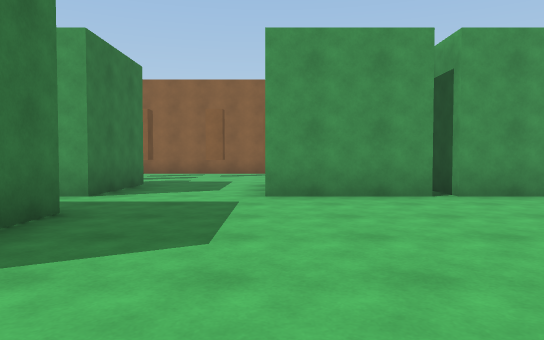
View 1 (above)

24 first-person views from a walk through a Unity game level. The camera is 1.2 m above the floor, tilts 2° down and sees 70° across. The floor is counted in squares, 2 m on a side. Each view is taken from the middle of a square. On the plan, view 1 faces up. The plan holds only what a view shows up to about 11 squares ahead; the rest is blank. The place goes on beyond the plan.

View 2
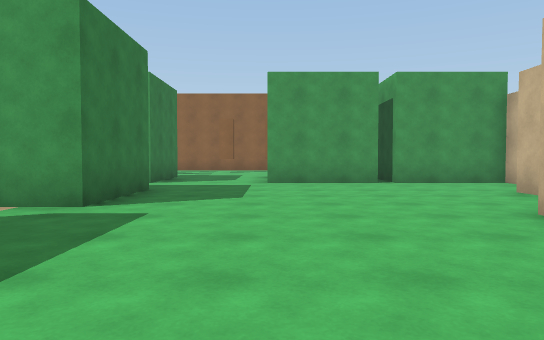

View 3
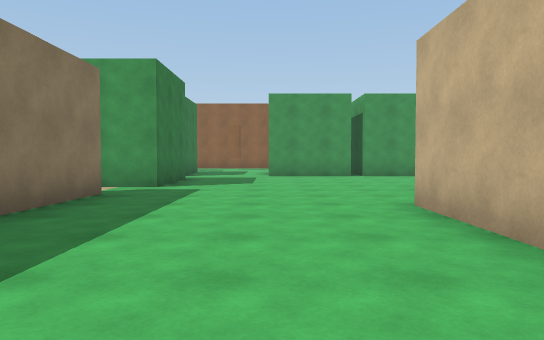

View 4
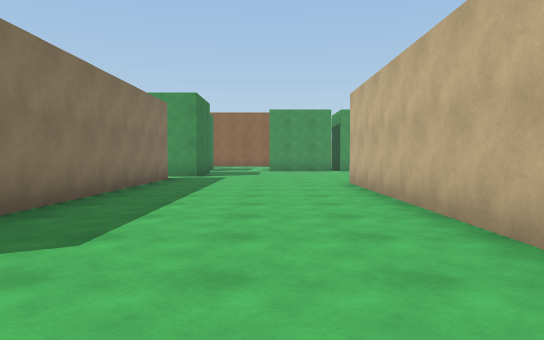

View 5
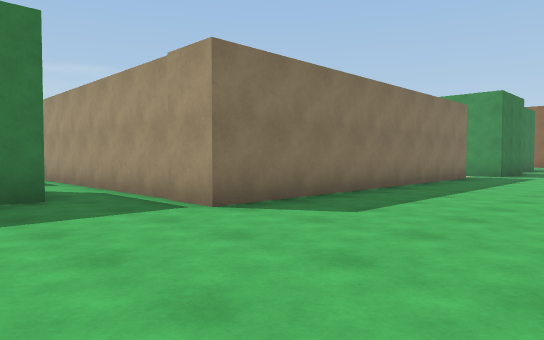

View 6
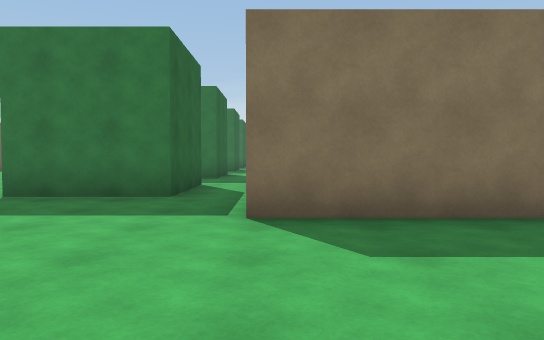

View 7
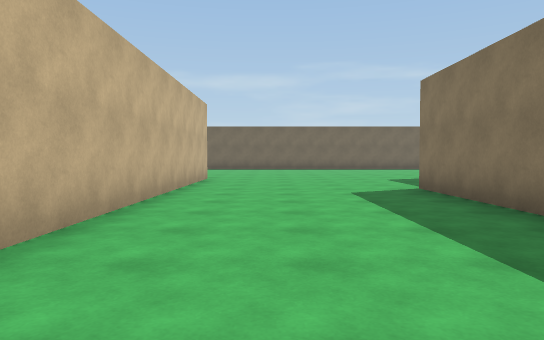

View 8
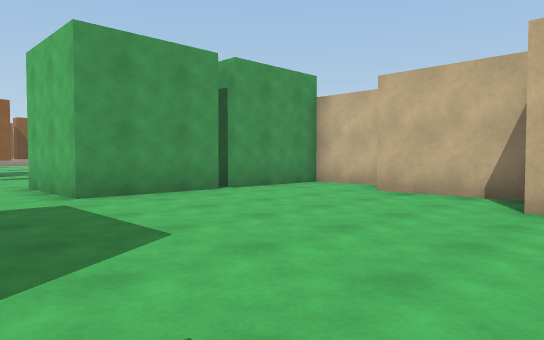

View 9
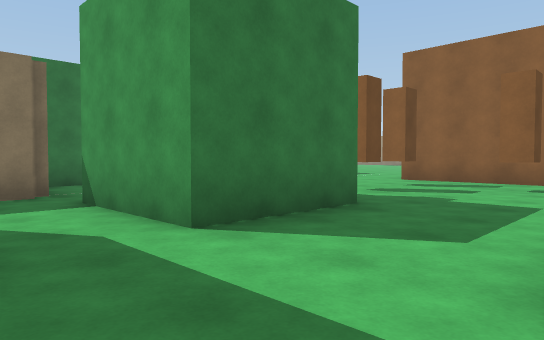

View 10
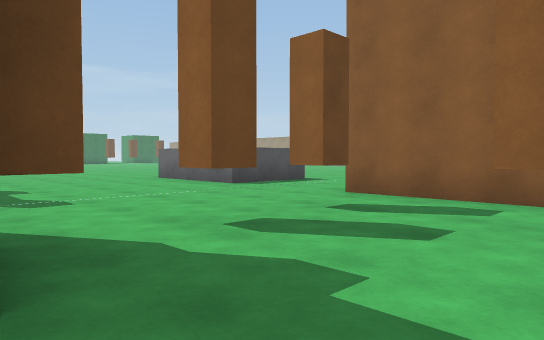

View 11
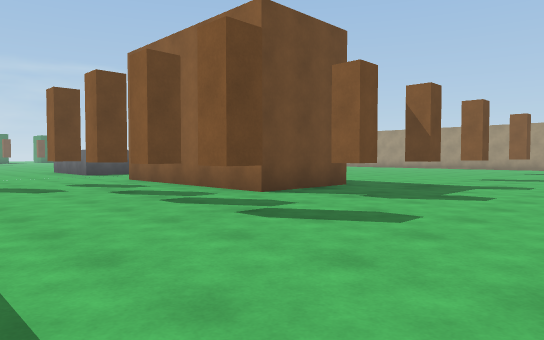

View 12
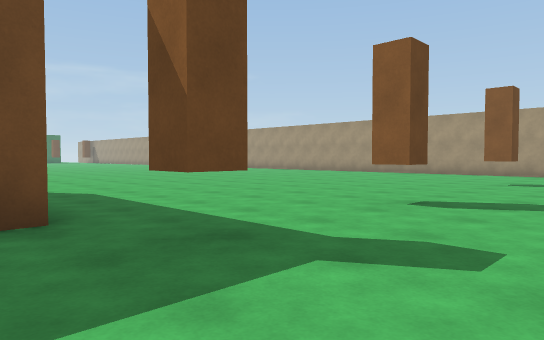

View 13
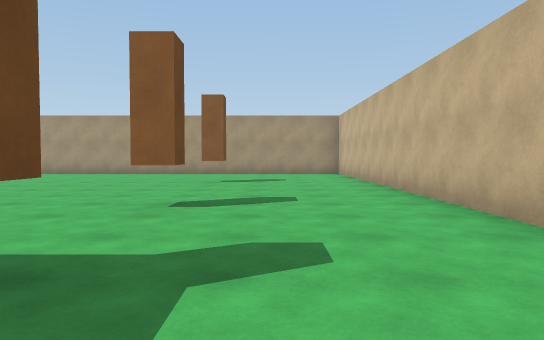

View 14
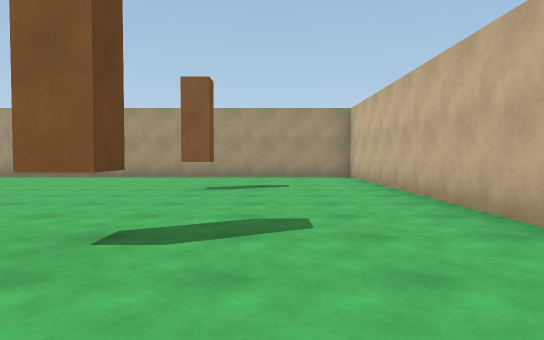

View 15
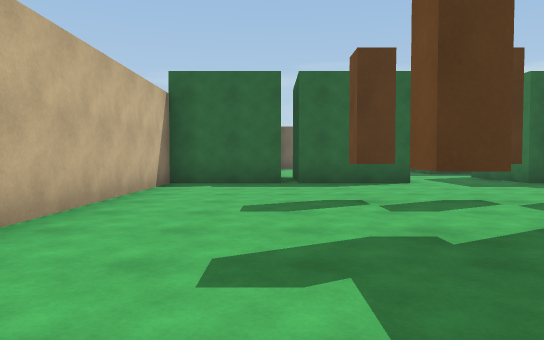

View 16
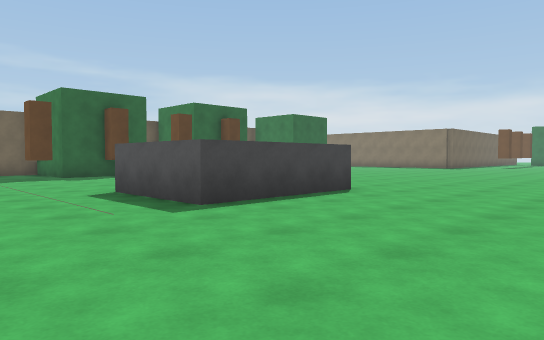

View 17
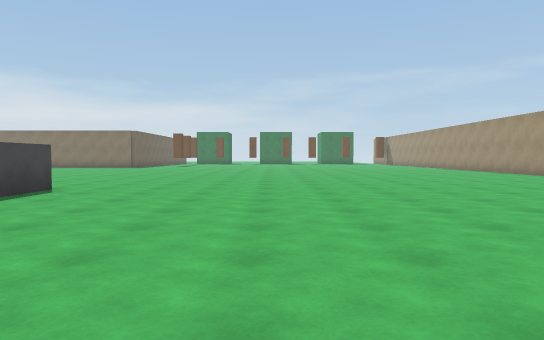

View 18
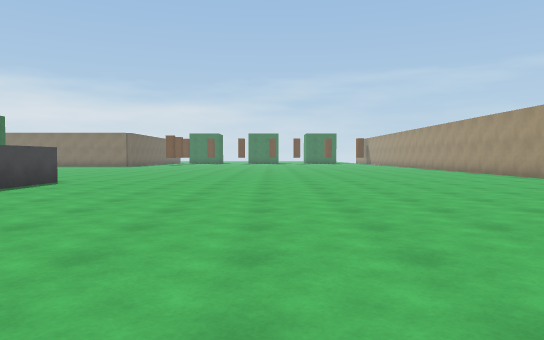

View 19
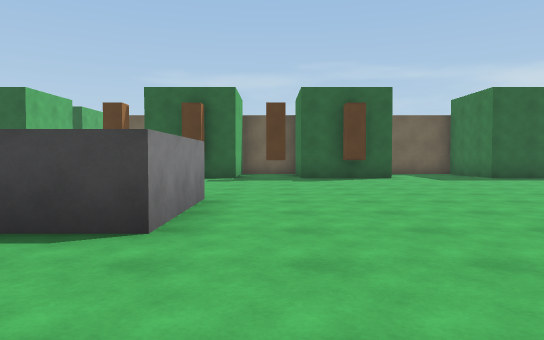

View 20
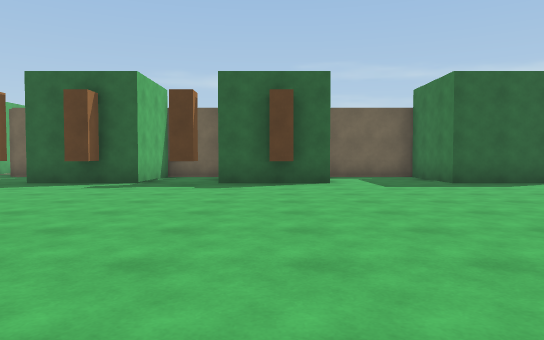

View 21
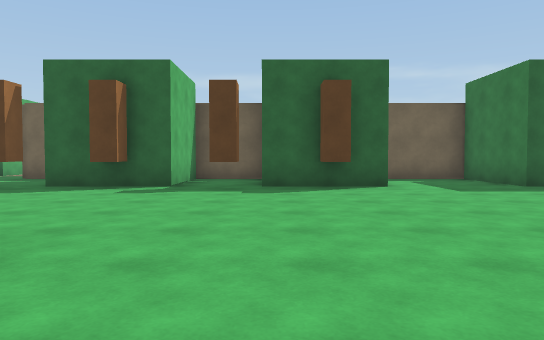

View 22
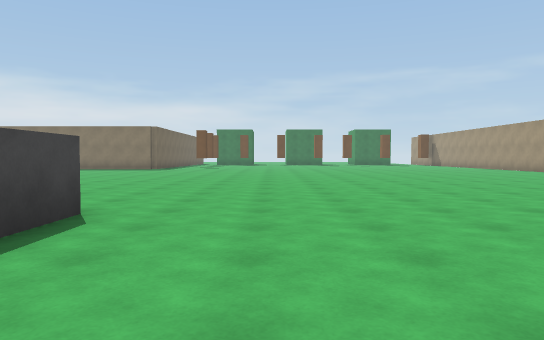

View 23
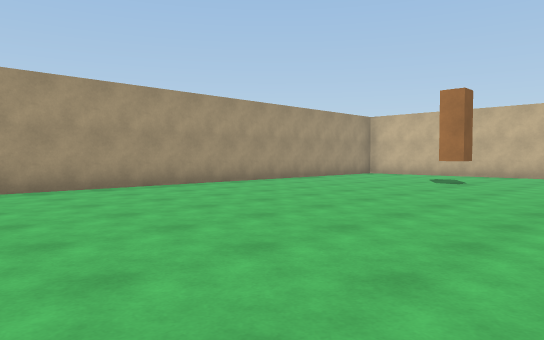

View 24
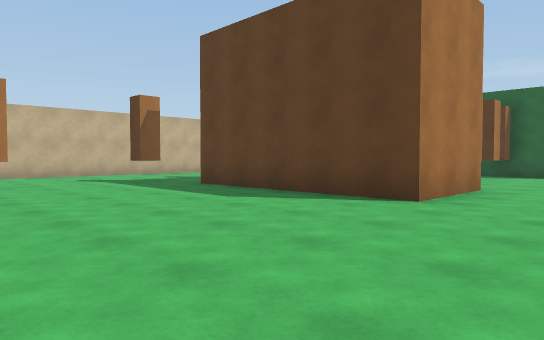

### Floor plan
Points are (right, up) in squares from view 1. A wall is a line through its corners. A room is listed if a view was taken in it or the views show most of it. See-through windows are left out.
Room 1 (views 1, 2, 3, 4, 5, 6, 7, 8, 9)
walls: (-2.7, 0.4) (-2.7, -8.2) (-7.4, -8.2); (4.1, 1.2) (4.1, 3.5); (-2.2, 4.1) (-2.2, 1.6) (-3.4, 1.6); (1.8, -11.5) (1.8, -1.2); (5.3, 4.1) (5.3, 5.8) (2.8, 5.8); (2.5, 5.8) (-0.1, 5.8); (-2.7, 5.8) (-5.2, 5.8); (-7.2, -9.5) (-4.7, -9.5) (-4.7, -12)
ways out: opening at (-1.5, 5) to room 2; opening at (-7, -9); opening at (-3.5, 5); opening at (-3, 1)
Room 2 (views 10, 11, 12, 13, 14, 15, 16, 17, 18, 19, 20, 21, 22, 23, 24)
walls: (-7.8, 16) (-7.8, 13.5) (-11, 13.5) (-11, 16) (-7.8, 16); (-4.8, 16) (0.3, 16) (0.3, 13.5) (-4.8, 13.5) (-4.8, 16); (-4.9, 8.3) (-2.7, 8.3) (-2.7, 5.8); (-12.4, 28.3) (-13, 28.3); (-7.1, 5.8) (-6.5, 5.8); (5.3, 17.6) (5.3, 28); (-15.4, 8.3) (-12.8, 8.3); (-11, 5.8) (-11, 8.3) (-8.5, 8.3) (-8.5, 6.2); (1.2, 28.3) (-5.8, 28.3); (2.8, 8.3) (5.3, 8.3) (5.3, 13.8); (-0.1, 5.8) (-0.1, 8.3) (2.4, 8.3); (-18.5, 8.3) (-18.1, 8.3) (-18.1, 5.8) (-16, 5.8)
ways out: opening at (-1.5, 5) to room 1; opening at (-6, 6)
objects: other object (-14, 9); other object (-12, 8) to (-12, 9); other object (-10, 9); other object (-8, 8) to (-8, 9); other object (-4, 9); other object (-4, 10); other object (-4, 12); other object (-2, 12); other object (0, 12); other object (2, 12); other object (2, 14); other object (2, 17); other object (2, 20); other object (2, 24)

Positions as (right, up) in squares from view 1, and headings:
1: (0, 0), facing up
2: (0, -3), facing up
3: (0, -6), facing up
4: (0, -10), facing up
5: (1, -11), facing up-left
6: (1, -8), facing left
7: (0, -1), facing down
8: (-2, 0), facing up-right
9: (0, 4), facing up-left
10: (-1, 8), facing up-left
11: (5, 9), facing up-left
12: (4, 15), facing up-left
13: (3, 15), facing up
14: (3, 17), facing up
15: (3, 17), facing down
16: (-5, 20), facing down-left
17: (-4, 20), facing left
18: (-2, 21), facing left
19: (-12, 19), facing down
20: (-14, 17), facing down
21: (-13, 16), facing down
22: (-7, 18), facing left
23: (-7, 21), facing up-right
24: (-7, 21), facing down-right
